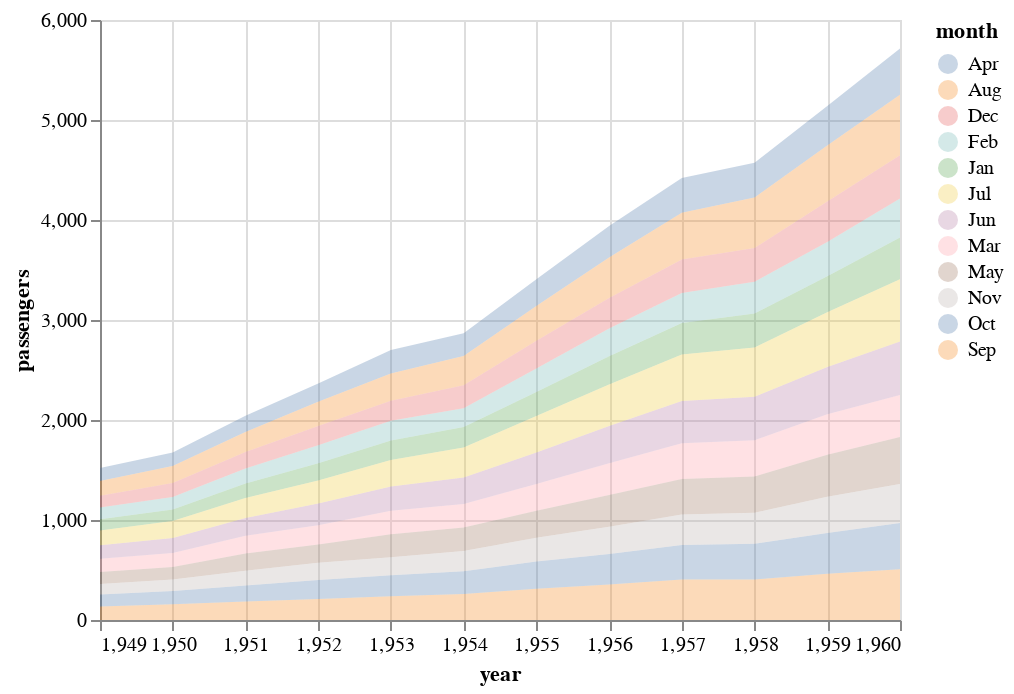

Write notebook code for a chart like this one.
### Code cell
# altair
alt.Chart(flights).mark_area(opacity=0.3).encode(
    x='year',
    y='passengers',
    color='month')

### Figure 1 — Vega-Lite specification as saved in the notebook (floating-point values rounded to 4 significant figures; data arrays with more than 128 entries replaced by an {"elided": "..."} marker saying what was removed)
{"config": {"view": {"continuousWidth": 400, "continuousHeight": 300}}, "data": {"name": "data-f53abae243b294a7469b292a618d09d0"}, "mark": {"type": "area", "opacity": 0.3}, "encoding": {"color": {"field": "month", "type": "nominal"}, "x": {"field": "year", "type": "quantitative"}, "y": {"field": "passengers", "type": "quantitative"}}, "$schema": "https://vega.github.io/schema/vega-lite/v4.17.0.json", "datasets": {"data-f53abae243b294a7469b292a618d09d0": {"elided": "144 records"}}}
